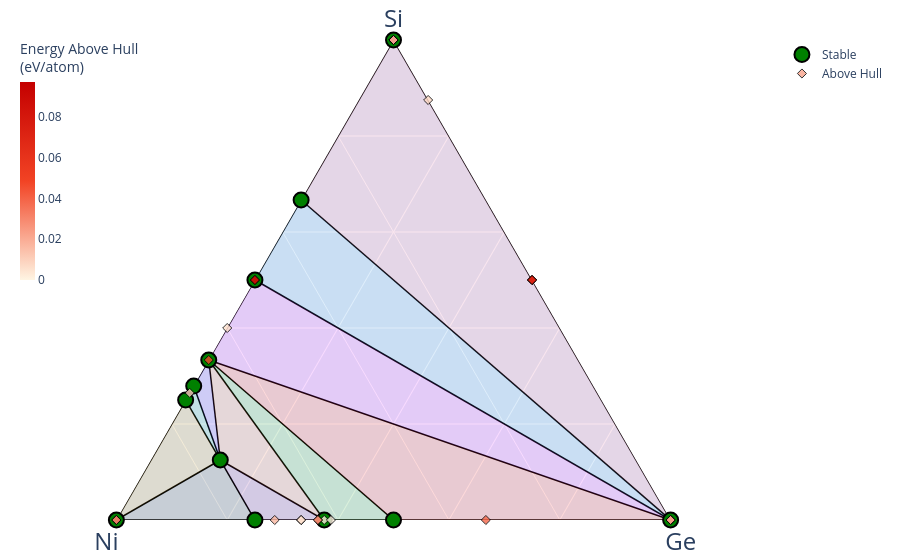

The notebook cell saved with this chart:
### Code cell
def get_materals_project_data(elements, api_key=API_KEY):
    with MPRester(api_key) as m:
        entries = m.get_entries_in_chemsys(elements, inc_structure=False, additional_criteria={"thermo_types": ["GGA_GGA+U", "R2SCAN"]})
    return entries

# elements = ["C", "Si", "Ni"]
elements = ["Ge", "Si", "Ni"]
entries = get_materals_project_data(elements)

# 1. Initialize the compatibility scheme
# This handles the GGA/GGA+U mixing and elemental corrections
compat = MaterialsProject2020Compatibility()

# 2. Process your raw entries
# This will update the .energy property of each entry with the corrected value
# It also filters out entries that are incompatible with the scheme
processed_entries = compat.process_entries(entries)

# 3. Build the diagram with corrected data
pd_obj = PhaseDiagram(processed_entries)

# 4. Plot the Phase Diagram
plotter = PDPlotter(pd_obj, show_unstable=0.1) # show_unstable is the energy cutoff in eV/atom
plotter.show()

### Figure 1 — Plotly figure (JSON) as saved in the notebook; plotly's stock layout.template omitted (floating-point values rounded to 4 significant figures)
{"data": [{"a": [2, 0, null, 4, 4, null, 0, 0, null, 4, 2, null, 4, 1, null, 1, 0, null, 1, 12, null, 0, 4, null, 2, 2, null, 4, 0, null, 1, 1, null, 0, 0, null, 1, 0, null, 0, 2, null, 0, 0, null, 0, 1, null, 0, 1, null, 0, 0, null, 0, 4, null, 4, 0, null, 4, 12, null, 1, 12, null], "b": [1, 0, null, 4, 8, null, 4, 10, null, 4, 1, null, 8, 6, null, 6, 1, null, 3, 31, null, 10, 8, null, 1, 0, null, 8, 0, null, 3, 6, null, 4, 0, null, 3, 1, null, 0, 0, null, 3, 10, null, 3, 6, null, 10, 6, null, 3, 1, null, 4, 8, null, 4, 0, null, 8, 31, null, 6, 31, null], "c": [0, 2, null, 0, 0, null, 4, 6, null, 0, 0, null, 0, 1, null, 1, 0, null, 0, 0, null, 6, 0, null, 0, 0, null, 0, 2, null, 0, 1, null, 4, 2, null, 0, 0, null, 2, 0, null, 1, 6, null, 1, 1, null, 6, 1, null, 1, 0, null, 4, 0, null, 0, 2, null, 0, 0, null, 1, 0, null], "hoverinfo": "none", "line": {"color": "black", "width": 1.5}, "mode": "lines", "showlegend": false, "type": "scatterternary"}, {"a": [0, 2, 4], "b": [0, 1, 4], "c": [2, 0, 0], "fill": "toself", "fillcolor": "#2E91E5", "hovertemplate": "<extra></extra>", "line": {"width": 0}, "mode": "lines", "name": "Ge—Si<sub>2</sub>Ni—SiNi", "opacity": 0.15, "showlegend": false, "type": "scatterternary"}, {"a": [0, 2, 2], "b": [0, 0, 1], "c": [2, 0, 0], "fill": "toself", "fillcolor": "#E15F99", "hovertemplate": "<extra></extra>", "line": {"width": 0}, "mode": "lines", "name": "Ge—Si—Si<sub>2</sub>Ni", "opacity": 0.15, "showlegend": false, "type": "scatterternary"}, {"a": [0, 0, 4], "b": [10, 4, 8], "c": [6, 4, 0], "fill": "toself", "fillcolor": "#1CA71C", "hovertemplate": "<extra></extra>", "line": {"width": 0}, "mode": "lines", "name": "Ni<sub>5</sub>Ge<sub>3</sub>—NiGe—SiNi<sub>2</sub>", "opacity": 0.15, "showlegend": false, "type": "scatterternary"}, {"a": [0, 0, 4], "b": [0, 4, 8], "c": [2, 4, 0], "fill": "toself", "fillcolor": "#FB0D0D", "hovertemplate": "<extra></extra>", "line": {"width": 0}, "mode": "lines", "name": "Ge—NiGe—SiNi<sub>2</sub>", "opacity": 0.15, "showlegend": false, "type": "scatterternary"}, {"a": [0, 4, 4], "b": [0, 4, 8], "c": [2, 0, 0], "fill": "toself", "fillcolor": "#DA16FF", "hovertemplate": "<extra></extra>", "line": {"width": 0}, "mode": "lines", "name": "Ge—SiNi—SiNi<sub>2</sub>", "opacity": 0.15, "showlegend": false, "type": "scatterternary"}, {"a": [0, 0, 1], "b": [1, 3, 6], "c": [0, 1, 1], "fill": "toself", "fillcolor": "#222A2A", "hovertemplate": "<extra></extra>", "line": {"width": 0}, "mode": "lines", "name": "Ni—Ni<sub>3</sub>Ge—SiNi<sub>6</sub>Ge", "opacity": 0.15, "showlegend": false, "type": "scatterternary"}, {"a": [0, 1, 1], "b": [1, 3, 6], "c": [0, 0, 1], "fill": "toself", "fillcolor": "#B68100", "hovertemplate": "<extra></extra>", "line": {"width": 0}, "mode": "lines", "name": "Ni—SiNi<sub>3</sub>—SiNi<sub>6</sub>Ge", "opacity": 0.15, "showlegend": false, "type": "scatterternary"}, {"a": [0, 0, 1], "b": [3, 10, 6], "c": [1, 6, 1], "fill": "toself", "fillcolor": "#750D86", "hovertemplate": "<extra></extra>", "line": {"width": 0}, "mode": "lines", "name": "Ni<sub>3</sub>Ge—Ni<sub>5</sub>Ge<sub>3</sub>—SiNi<sub>6</sub>Ge", "opacity": 0.15, "showlegend": false, "type": "scatterternary"}, {"a": [0, 4, 1], "b": [10, 8, 6], "c": [6, 0, 1], "fill": "toself", "fillcolor": "#EB663B", "hovertemplate": "<extra></extra>", "line": {"width": 0}, "mode": "lines", "name": "Ni<sub>5</sub>Ge<sub>3</sub>—SiNi<sub>2</sub>—SiNi<sub>6</sub>Ge", "opacity": 0.15, "showlegend": false, "type": "scatterternary"}, {"a": [12, 4, 1], "b": [31, 8, 6], "c": [0, 0, 1], "fill": "toself", "fillcolor": "#511CFB", "hovertemplate": "<extra></extra>", "line": {"width": 0}, "mode": "lines", "name": "Si<sub>12</sub>Ni<sub>31</sub>—SiNi<sub>2</sub>—SiNi<sub>6</sub>Ge", "opacity": 0.15, "showlegend": false, "type": "scatterternary"}, {"a": [12, 1, 1], "b": [31, 3, 6], "c": [0, 0, 1], "fill": "toself", "fillcolor": "#00A08B", "hovertemplate": "<extra></extra>", "line": {"width": 0}, "mode": "lines", "name": "Si<sub>12</sub>Ni<sub>31</sub>—SiNi<sub>3</sub>—SiNi<sub>6</sub>Ge", "opacity": 0.15, "showlegend": false, "type": "scatterternary"}, {"a": [2, 0, 4, 4, 0, 0, 1, 0, 1, 12, 2, 0], "b": [1, 0, 4, 8, 4, 10, 6, 1, 3, 31, 0, 3], "c": [0, 2, 0, 0, 4, 6, 1, 0, 0, 0, 0, 1], "cliponaxis": false, "hoverinfo": "text", "hoverlabel": {"font": {"size": 14}}, "hovertext": ["Si<sub>2</sub>Ni (mp-2291-GGA) <br>  Formation energy: -0.353 eV/atom <br>  (Stable)<br><br> Si: 0.666667<br> Ni: 0.333333<br> Ge: 0.0", "Ge (mp-32-GGA) <br>  Formation energy: 0.0 eV/atom <br>  (Stable)<br><br> Si: 0.0<br> Ni: 0.0<br> Ge: 1.0", "SiNi (mp-351-GGA) <br>  Formation energy: -0.464 eV/atom <br>  (Stable)<br><br> Si: 0.5<br> Ni: 0.5<br> Ge: 0.0", "SiNi<sub>2</sub> (mp-1118-GGA) <br>  Formation energy: -0.526 eV/atom <br>  (Stable)<br><br> Si: 0.333333<br> Ni: 0.666667<br> Ge: 0.0", "NiGe (mp-1099-GGA) <br>  Formation energy: -0.305 eV/atom <br>  (Stable)<br><br> Si: 0.0<br> Ni: 0.5<br> Ge: 0.5", "Ni<sub>5</sub>Ge<sub>3</sub> (mp-1428-GGA) <br>  Formation energy: -0.311 eV/atom <br>  (Stable)<br><br> Si: 0.0<br> Ni: 0.625<br> Ge: 0.375", "SiNi<sub>6</sub>Ge (mp-1219193-GGA) <br>  Formation energy: -0.374 eV/atom <br>  (Stable)<br><br> Si: 0.125<br> Ni: 0.75<br> Ge: 0.125", "Ni (mp-23-GGA) <br>  Formation energy: 0.0 eV/atom <br>  (Stable)<br><br> Si: 0.0<br> Ni: 1.0<br> Ge: 0.0", "SiNi<sub>3</sub> (mp-828-GGA) <br>  Formation energy: -0.441 eV/atom <br>  (Stable)<br><br> Si: 0.25<br> Ni: 0.75<br> Ge: 0.0", "Si<sub>12</sub>Ni<sub>31</sub> (mp-27276-GGA) <br>  Formation energy: -0.471 eV/atom <br>  (Stable)<br><br> Si: 0.27907<br> Ni: 0.72093<br> Ge: 0.0", "Si (mp-149-GGA) <br>  Formation energy: 0.0 eV/atom <br>  (Stable)<br><br> Si: 1.0<br> Ni: 0.0<br> Ge: 0.0", "Ni<sub>3</sub>Ge (mp-21008-GGA) <br>  Formation energy: -0.29 eV/atom <br>  (Stable)<br><br> Si: 0.0<br> Ni: 0.75<br> Ge: 0.25"], "marker": {"color": "green", "line": {"color": "black", "width": 2}, "size": 15, "symbol": "circle"}, "mode": "markers", "name": "Stable", "showlegend": true, "type": "scatterternary"}, {"a": [0, 0, 0, 0, 0, 0, 0, 0, 0, 0, 0, 0, 0, 8, 23, 12, 68, 46, 40, 46, 4, 1, 16, 2, 2, 4, 2, 16, 7, 9], "b": [0, 0, 0, 1, 2, 4, 4, 8, 30, 10, 7, 7, 19, 0, 0, 0, 0, 0, 0, 0, 0, 0, 0, 0, 2, 4, 4, 24, 0, 25], "c": [4, 8, 34, 0, 0, 8, 2, 4, 12, 6, 4, 4, 12, 0, 0, 0, 0, 0, 0, 0, 0, 1, 16, 2, 0, 0, 0, 0, 1, 0], "cliponaxis": false, "hoverinfo": "text", "hoverlabel": {"font": {"size": 14}}, "hovertext": ["Ge (mp-1007760-GGA) <br>  Formation energy: 0.022 eV/atom <br>  Energy Above Hull: (+0.022 eV/atom)<br><br> Si: 0.0<br> Ni: 0.0<br> Ge: 1.0", "Ge (mp-1091415-GGA) <br>  Formation energy: 0.014 eV/atom <br>  Energy Above Hull: (+0.014 eV/atom)<br><br> Si: 0.0<br> Ni: 0.0<br> Ge: 1.0", "Ge (mp-1198022-GGA) <br>  Formation energy: 0.025 eV/atom <br>  Energy Above Hull: (+0.025 eV/atom)<br><br> Si: 0.0<br> Ni: 0.0<br> Ge: 1.0", "Ni (mp-1008728-GGA) <br>  Formation energy: 0.096 eV/atom <br>  Energy Above Hull: (+0.096 eV/atom)<br><br> Si: 0.0<br> Ni: 1.0<br> Ge: 0.0", "Ni (mp-10257-GGA) <br>  Formation energy: 0.026 eV/atom <br>  Energy Above Hull: (+0.026 eV/atom)<br><br> Si: 0.0<br> Ni: 1.0<br> Ge: 0.0", "NiGe<sub>2</sub> (mp-29900-GGA) <br>  Formation energy: -0.164 eV/atom <br>  Energy Above Hull: (+0.039 eV/atom)<br><br> Si: 0.0<br> Ni: 0.333333<br> Ge: 0.666667", "Ni<sub>2</sub>Ge (mp-1594-GGA) <br>  Formation energy: -0.275 eV/atom <br>  Energy Above Hull: (+0.029 eV/atom)<br><br> Si: 0.0<br> Ni: 0.666667<br> Ge: 0.333333", "Ni<sub>2</sub>Ge (mp-17383-GGA) <br>  Formation energy: -0.303 eV/atom <br>  Energy Above Hull: (+0.001 eV/atom)<br><br> Si: 0.0<br> Ni: 0.666667<br> Ge: 0.333333", "Ni<sub>5</sub>Ge<sub>2</sub> (mp-1200317-GGA) <br>  Formation energy: -0.279 eV/atom <br>  Energy Above Hull: (+0.017 eV/atom)<br><br> Si: 0.0<br> Ni: 0.714286<br> Ge: 0.285714", "Ni<sub>5</sub>Ge<sub>3</sub> (mp-1106111-GGA) <br>  Formation energy: -0.31 eV/atom <br>  Energy Above Hull: (+0.001 eV/atom)<br><br> Si: 0.0<br> Ni: 0.625<br> Ge: 0.375", "Ni<sub>7</sub>Ge<sub>4</sub> (mp-1219818-GGA) <br>  Formation energy: -0.265 eV/atom <br>  Energy Above Hull: (+0.044 eV/atom)<br><br> Si: 0.0<br> Ni: 0.636364<br> Ge: 0.363636", "Ni<sub>7</sub>Ge<sub>4</sub> (mp-1219825-GGA) <br>  Formation energy: -0.283 eV/atom <br>  Energy Above Hull: (+0.026 eV/atom)<br><br> Si: 0.0<br> Ni: 0.636364<br> Ge: 0.363636", "Ni<sub>19</sub>Ge<sub>12</sub> (mp-30082-GGA) <br>  Formation energy: -0.31 eV/atom <br>  Energy Above Hull: (+0.0 eV/atom)<br><br> Si: 0.0<br> Ni: 0.612903<br> Ge: 0.387097", "Si (mp-1079297-GGA) <br>  Formation energy: 0.074 eV/atom <br>  Energy Above Hull: (+0.074 eV/atom)<br><br> Si: 1.0<br> Ni: 0.0<br> Ge: 0.0", "Si (mp-971661-GGA) <br>  Formation energy: 0.082 eV/atom <br>  Energy Above Hull: (+0.082 eV/atom)<br><br> Si: 1.0<br> Ni: 0.0<br> Ge: 0.0", "Si (mp-1095269-GGA) <br>  Formation energy: 0.096 eV/atom <br>  Energy Above Hull: (+0.096 eV/atom)<br><br> Si: 1.0<br> Ni: 0.0<br> Ge: 0.0", "Si (mp-1203790-GGA) <br>  Formation energy: 0.058 eV/atom <br>  Energy Above Hull: (+0.058 eV/atom)<br><br> Si: 1.0<br> Ni: 0.0<br> Ge: 0.0", "Si (mp-971662-GGA) <br>  Formation energy: 0.064 eV/atom <br>  Energy Above Hull: (+0.064 eV/atom)<br><br> Si: 1.0<br> Ni: 0.0<br> Ge: 0.0", "Si (mp-1196961-GGA) <br>  Formation energy: 0.081 eV/atom <br>  Energy Above Hull: (+0.081 eV/atom)<br><br> Si: 1.0<br> Ni: 0.0<br> Ge: 0.0", "Si (mp-1204627-GGA) <br>  Formation energy: 0.095 eV/atom <br>  Energy Above Hull: (+0.095 eV/atom)<br><br> Si: 1.0<br> Ni: 0.0<br> Ge: 0.0", "Si (mp-165-GGA) <br>  Formation energy: 0.013 eV/atom <br>  Energy Above Hull: (+0.013 eV/atom)<br><br> Si: 1.0<br> Ni: 0.0<br> Ge: 0.0", "SiGe (mp-1219182-GGA) <br>  Formation energy: 0.06 eV/atom <br>  Energy Above Hull: (+0.06 eV/atom)<br><br> Si: 0.5<br> Ni: 0.0<br> Ge: 0.5", "SiGe (mp-1096549-GGA) <br>  Formation energy: 0.053 eV/atom <br>  Energy Above Hull: (+0.053 eV/atom)<br><br> Si: 0.5<br> Ni: 0.0<br> Ge: 0.5", "SiGe (mp-978534-GGA) <br>  Formation energy: 0.077 eV/atom <br>  Energy Above Hull: (+0.077 eV/atom)<br><br> Si: 0.5<br> Ni: 0.0<br> Ge: 0.5", "SiNi (mp-999192-GGA) <br>  Formation energy: -0.418 eV/atom <br>  Energy Above Hull: (+0.047 eV/atom)<br><br> Si: 0.5<br> Ni: 0.5<br> Ge: 0.0", "SiNi (mp-1095177-GGA) <br>  Formation energy: -0.368 eV/atom <br>  Energy Above Hull: (+0.097 eV/atom)<br><br> Si: 0.5<br> Ni: 0.5<br> Ge: 0.0", "SiNi<sub>2</sub> (mp-507-GGA) <br>  Formation energy: -0.479 eV/atom <br>  Energy Above Hull: (+0.047 eV/atom)<br><br> Si: 0.333333<br> Ni: 0.666667<br> Ge: 0.0", "Si<sub>2</sub>Ni<sub>3</sub> (mp-29667-GGA) <br>  Formation energy: -0.495 eV/atom <br>  Energy Above Hull: (+0.006 eV/atom)<br><br> Si: 0.4<br> Ni: 0.6<br> Ge: 0.0", "Si<sub>7</sub>Ge (mp-1094056-GGA) <br>  Formation energy: 0.008 eV/atom <br>  Energy Above Hull: (+0.008 eV/atom)<br><br> Si: 0.875<br> Ni: 0.0<br> Ge: 0.125", "Si<sub>9</sub>Ni<sub>25</sub> (mp-1209041-GGA) <br>  Formation energy: -0.447 eV/atom <br>  Energy Above Hull: (+0.009 eV/atom)<br><br> Si: 0.264706<br> Ni: 0.735294<br> Ge: 0.0"], "marker": {"color": [0.022, 0.014, 0.025, 0.096, 0.026, 0.039, 0.029, 0.001, 0.017, 0.001, 0.044, 0.026, 0, 0.074, 0.082, 0.096, 0.058, 0.064, 0.081, 0.095, 0.013, 0.06, 0.053, 0.077, 0.047, 0.097, 0.047, 0.006, 0.008, 0.009], "colorbar": {"len": 0.5, "thickness": 0.02, "thicknessmode": "fraction", "title": {"text": "Energy Above Hull<br>(eV/atom)"}, "x": 0, "xpad": 0, "y": 1, "yanchor": "top", "ypad": 0}, "colorscale": [[0, "#fff5e3"], [0.5, "#f24324"], [1, "#c40000"]], "line": {"color": "black", "width": 1}, "opacity": 0.8, "size": 7, "symbol": "diamond"}, "mode": "markers", "name": "Above Hull", "showlegend": true, "type": "scatterternary"}], "layout": {"autosize": true, "coloraxis": {"colorbar": {"x": 1, "y": 0.05, "yanchor": "top"}}, "margin": {"b": 40, "l": 20, "r": 20, "t": 40}, "paper_bgcolor": "rgba(0,0,0,0)", "plot_bgcolor": "rgba(0,0,0,0)", "showlegend": true, "ternary": {"aaxis": {"layer": "below traces", "showgrid": true, "showticklabels": true, "tickfont": {"color": "rgba(0,0,0,0)", "size": 7}, "title": {"font": {"size": 24}, "text": "Si"}}, "baxis": {"layer": "below traces", "min": 0, "showgrid": true, "showticklabels": true, "tickfont": {"color": "rgba(0,0,0,0)", "size": 7}, "title": {"font": {"size": 24}, "text": "Ni"}}, "caxis": {"layer": "below traces", "min": 0, "showgrid": true, "showticklabels": true, "tickfont": {"color": "rgba(0,0,0,0)", "size": 7}, "title": {"font": {"size": 24}, "text": "Ge"}}, "sum": 1}}}
